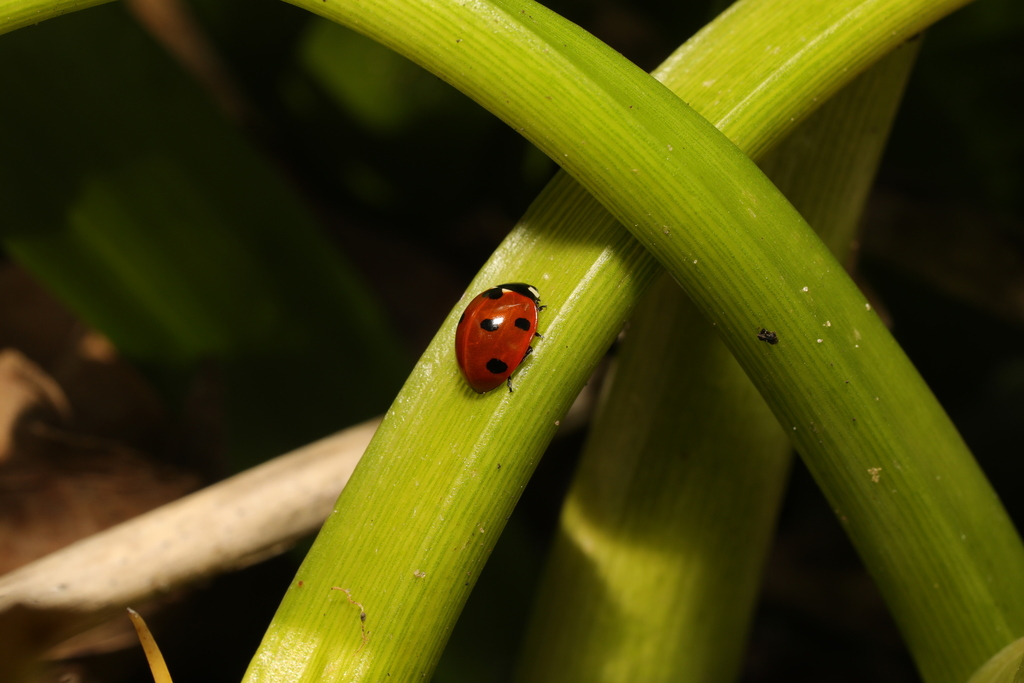
#> input picture Lab 01 - February, 10th 2026-20260210/im.png, 1024 x 683 px
$ jupyter execute --allow-errors lab01.ipynb
#> lines starting #> are read from the running program, lines starting #| are printed output that depends on the picture; after the words box and inside, x2 and y2 are one past the last pixel; in counts of white or black regions, pixels touching at a corner belong together
[cell 1]
##############################################################################
# AI & OPTIMIZATION - LAB 01 - 2025/2026
##############################################################################

[cell 2]
# System imports
import glob
import os
import matplotlib.pyplot as plt
import numpy as np
import datetime
from time import process_time

# Extra library imports
from PIL import Image
from scipy.optimize import minimize
import scipy.ndimage as ndi
import pandas as pd

[cell 3]
# User inputs
impath = 'im.png'
labelspath = 'labels.csv'
datadir = './data'

In image processing, a bounding box is a rectangle that fully encloses an object. This representation is very useful to visualize the result of a detection algorithm, for example to track cars on real-time highways' videos. Usually, the area of the bounding box is as small as possible, and its axes are aligned with those of the image coordinate system. In this lab, we will improve this classical representation by searching the bounding box of smallest area having any possible orientation... and so, by solving an optimization problem!

# I. Search of the optimal bounding box

## a) A very short tutorial on image processing

In this lab, we will try our method on a ladybug image (because it is cute, and a lucky charm)!
But first, we have to understand some basic concepts in image processing.
We start by loading a ladybug image, and then we convert it into an array.

[cell 4]
# Load the input image
im_arr = np.array(Image.open(impath))
#> im_arr is the input picture: shape (683, 1024, 3); mean R, G, B 70.7, 68.4, 12.7
sx, sy, nb_channels = im_arr.shape
print('Input image of dimension {0} x {1} x {2} pixels'.format(sx, sy,
                                                               nb_channels))
#| Input image of dimension 683 x 1024 x 3 pixels
print('Input image of type {0}'.format(type(im_arr[0, 0, 0])))
#| Input image of type <class 'numpy.uint8'>
print('Minimal intensity value: {0}'.format(np.min(im_arr)))
#| Minimal intensity value: 0
print('Maximal intensity value: {0}'.format(np.max(im_arr)))
#| Maximal intensity value: 255

[cell 5]
# Display the loaded image
fig, ax = plt.subplots(figsize=(10, 10))
ax.imshow(im_arr)
ax.set_title('A colorful ladybug');

We loaded an image of size 683 x 1024 x 3 pixels: the displayed image is a RGB image, namely a superimposing of the Red, Green and Blue channels (in this order).
For each point of the image, called a pixel, each channel contains information about its amount of red, green and blue. This information is encoded in the gray levels, also called intensity values, ranging here from 0 to 255.
We can also visualize each distinct channel.

[cell 6]
# Display each channel
fig, ax = plt.subplots(1, 3, figsize=(15, 15))
for channel_id, channel_color in enumerate(['Red', 'Green', 'Blue']):
    ax[channel_id].imshow(im_arr[:, :, channel_id],
                          cmap='gray')
    ax[channel_id].set_title('{0} channel'.format(channel_color))
    print('Dimension of the {0} channel image: {1}'.format(channel_color,
    im_arr[:, :, channel_id].shape))
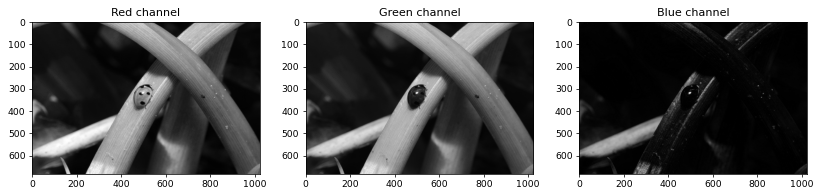
#> figure drawn by matplotlib, 3 panels

Thus, each displayed channel is a grey-level image of dimension 683 x 1024 pixels.
Our ladybug is mostly made of red: it is relatively bright on the red channel (high intensity values), while it appears very dark on the green and blue channels (low intensity values).

To go further, we now want to detect the contours of the ladybug. This task, called segmentation, seems pretty easy here, because of the high difference in intensity values between the foreground (the almost red ladybug) and the background (the green plant)!

Following this intuition, we will now focus on the green channel of the input image.

[cell 7]
# Extract the green channel
glim_arr = im_arr[:, :, 1]
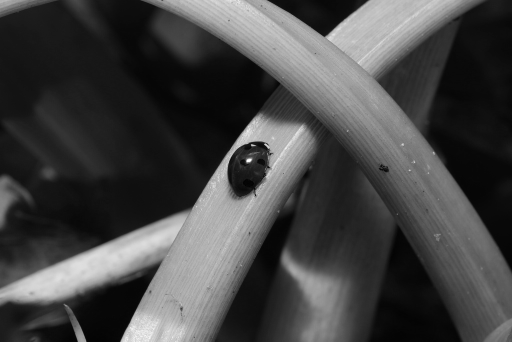
#> glim_arr: shape (683, 1024) (shown at 1/2 size); min 0, max 255, mean 68.4
print('Image dimension after transformation : {0}'.format(glim_arr.shape))
#| Image dimension after transformation : (683, 1024)

[cell 8]
# Display the green channel image
fig, ax = plt.subplots(figsize=(10, 10))
ax.imshow(glim_arr, cmap='gray')
ax.set_title('A less colorful but still beautiful ladybug');

A very simple, but not always working, way to segment an object on a grey-level image is to threshold its intensity values to a fixed threshold value. We obtain here a pretty nice result taking the half of the maximum intensity value as a threshold.

[cell 9]
# Binary segmentation of the ladybug by thresholding
mask_arr = (glim_arr <= 0.5 * np.max(glim_arr)).astype(int)
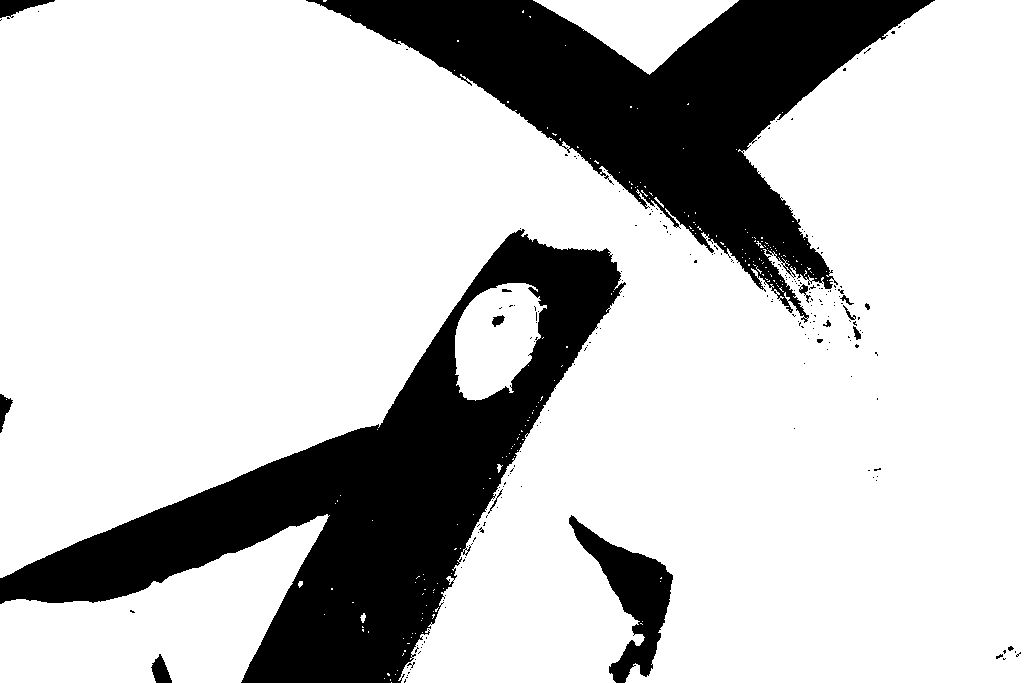
#> mask_arr: shape (683, 1024) int64; values 0 (black) and 1 (white), 77.6% white; 206 black regions (189 under 20 px), largest, box (x1, y1, x2, y2) and area: (0, 229, 626, 683) 82400, (306, 0, 935, 323) 66161, (569, 515, 673, 683) 6132

[cell 10]
# Display the obtained mask
fig, ax = plt.subplots(figsize=(10, 10))
ax.imshow(mask_arr, cmap='gray')
ax.set_title('A first ladybug mask');

Thus, we obtained a binary image, namely an image with two possible intensity values: 1 for the foreground and 0 for the background. The dimension of the mask array is the same as the green channel of the input image.

To clean this segmentation, we will first fill the "holes" in this binary image. To simplify, we will use the function *binary_fill_holes* implemented in Scipy's library.

[cell 11]
# Hole filling on the input binary image
mask_arr = ndi.binary_fill_holes(mask_arr).astype(int)
#> mask_arr: shape (683, 1024) int64; values 0 (black) and 1 (white), 77.8% white; 8 black regions (2 under 20 px), largest, box (x1, y1, x2, y2) and area: (0, 229, 626, 683) 82312, (306, 0, 935, 318) 65961, (569, 515, 673, 683) 6129, (0, 0, 55, 18) 510, (151, 654, 172, 683) 362, (0, 394, 13, 433) 249

# Display the filled mask
fig, ax = plt.subplots(figsize=(10, 10))
ax.imshow(mask_arr, cmap='gray')
ax.set_title('The filled ladybug mask');

However, this binary image is not exactly a mask of the ladybug: we want to remove the regions associated with the background.
To that purpose, we first compute the regions composing the binary image, formally called the connected components.

[cell 12]
# Compute the connected components (i.e regions) of the binary image
ccs_arr, nb_ccs = ndi.label(mask_arr)
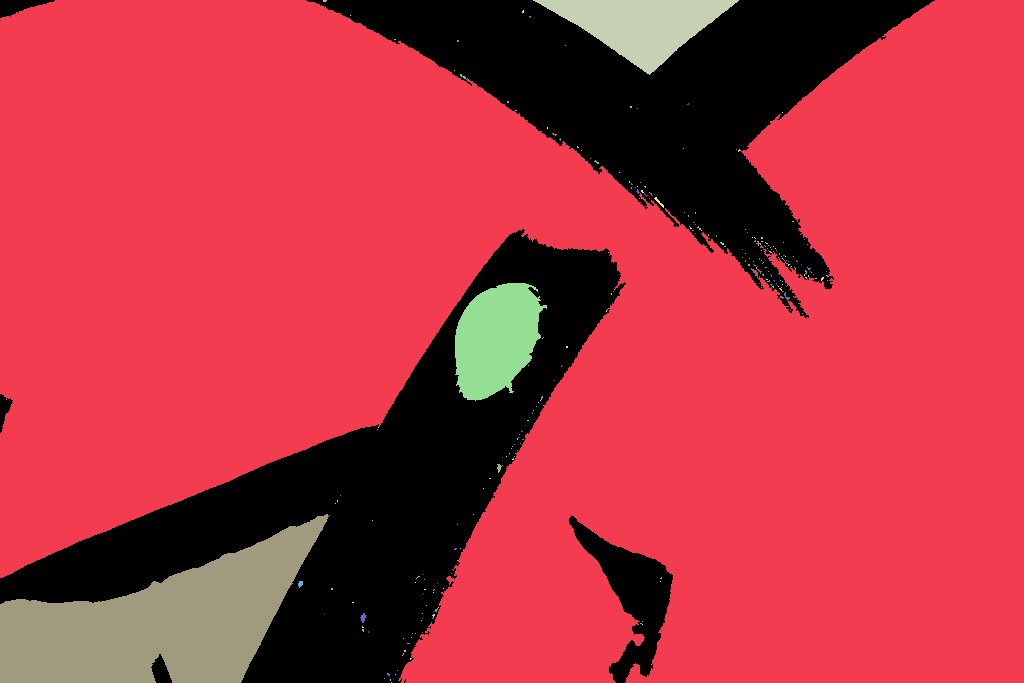
#> ccs_arr: shape (683, 1024) int32; 283 distinct labels, from 0 to 282; one colour per label, 0 black
#> nb_ccs = 282
print('{0} connected components in the input binary image'.format(nb_ccs))
#| 282 connected components in the input binary image

# Display the connected components
fig, ax = plt.subplots(figsize=(10, 10))
im0 = ax.imshow(ccs_arr, cmap='jet', vmin=0, vmax = nb_ccs)
cb = plt.colorbar(im0, shrink=0.55)
ax.set_title('The connected components of the mask');
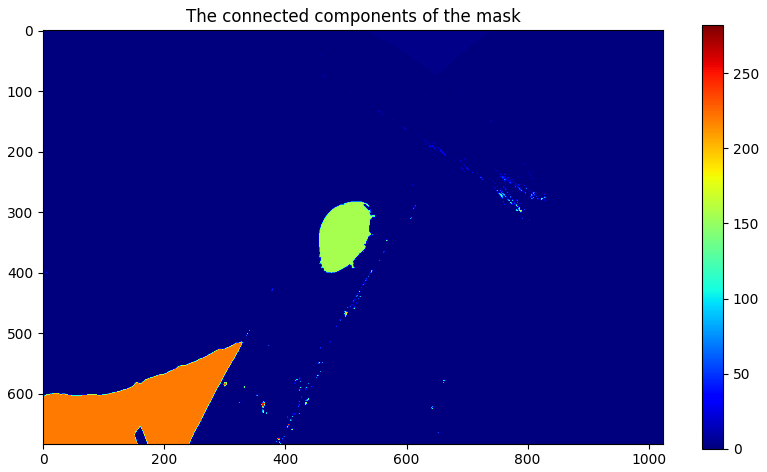
#> figure drawn by matplotlib, 2 panels

Thus, each connected component is associated with a label of value greater than 0. The 0 value is associated with the background of the input binary image (i.e. with 0 value).
We want to only select the appropriate connected component. To properly perform this step, we could perform machine learning to select the region with the desired properties (shape, area, etc.).

To simplify, we will follow this assumption: the ladybug is associated with the connected component of highest area not touching the border of the image.

[cell 13]
# Compute the areas of each connected component (i.e. with label > 0)
cc_ids, cc_areas = np.unique(ccs_arr[ccs_arr > 0], return_counts=True)
#> cc_ids = 282 values from 1 to 282; cc_areas = 282 values, max 499466 at index 0, min 1 at index 4, mean 1928.6

# Sort the cc indexes by increasing order of area
sort_ids = np.argsort(cc_areas)
#> sort_ids = 282 values, max 281 at index 164, min 0 at index 281, mean 140.5

# Sort the cc indexes by decreasing order of area
sort_ids = sort_ids[::-1]
#> sort_ids = 282 values, max 281 at index 117, min 0 at index 0, mean 140.5

# Get the 3rd connected component of highest area
bug_cc_id = cc_ids[sort_ids[2]]
#> bug_cc_id = 156

# Select the cc
mask_arr = (ccs_arr == bug_cc_id).astype(int)
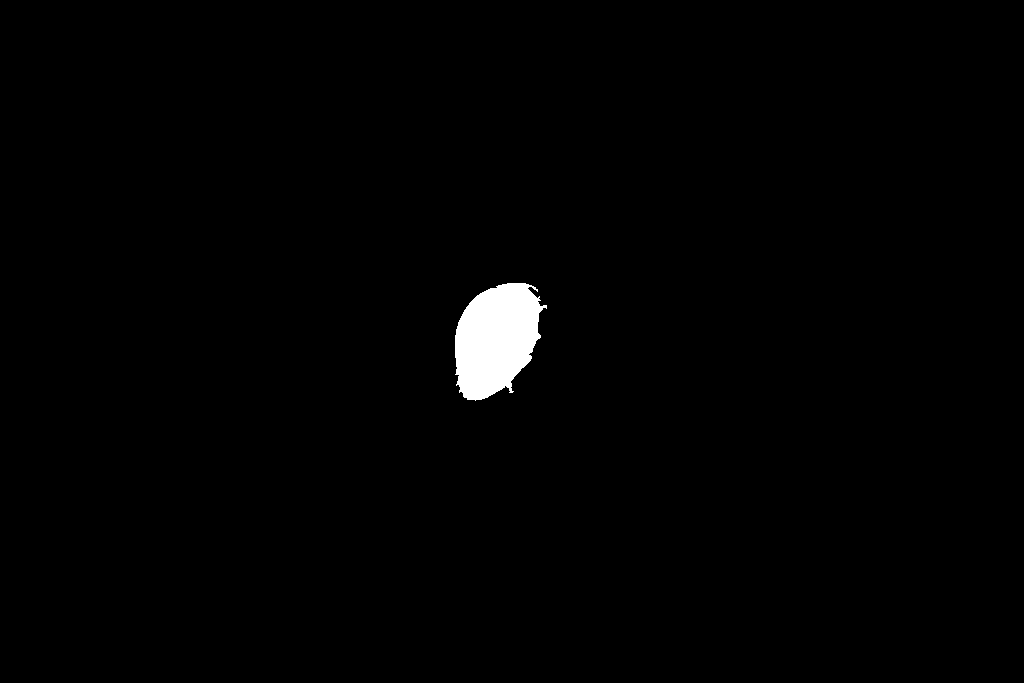
#> mask_arr: shape (683, 1024) int64; values 0 (black) and 1 (white), 1.1% white; 1 white region, box (x1, y1, x2, y2) and area: (455, 283, 547, 401) 7645

# Display the mask
fig, ax = plt.subplots(figsize=(10, 10))
ax.imshow(mask_arr, cmap='gray')
ax.set_title('The refined ladybug mask');

The result is quite good! However, there are "holes" in the mask of the ladybug. For further process, we need to fill these holes. To simplify, we will use the function *binary_fill_holes* implemented in Scipy's library.

[cell 14]
# Hole filling on the input binary image
mask_arr = ndi.binary_fill_holes(mask_arr).astype(int)

# Display the filled mask
fig, ax = plt.subplots(figsize=(10, 10))
ax.imshow(mask_arr, cmap='gray')
ax.set_title('The filled ladybug mask');

To check our segmentation, we can superimpose the original image and the contours of the obtained mask.

[cell 15]
# Display the contours of the segmentation
fig, ax = plt.subplots(figsize=(10, 10))
ax.imshow(im_arr)
ax.contour(mask_arr, [0.5], colors = 'b');
ax.set_title('Final contours of the ladybug');
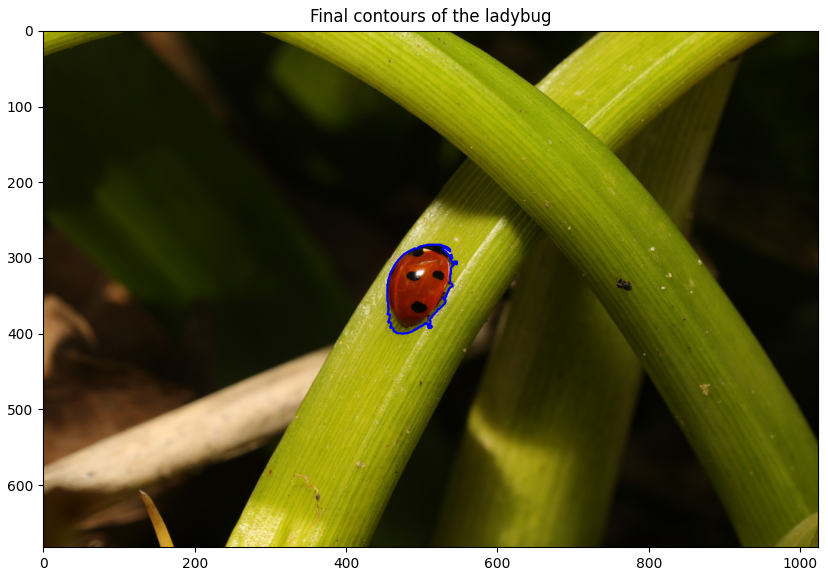
#> figure drawn by matplotlib, 1 panel

The segmentation of the ladybug is quite well. Obviously, it could be improved... but this is out of this topic!

We could now extract features from this segmentation, for example related to shape or color intensity.
For some shape characteristics, for example diameter or perimeter, we need to extract the pixels belonging to the segmentation. We can use the *where* function of Numpy for that purpose.

[cell 16]
# Get the coordinates of the mask pixels
[x, y] =  np.where(mask_arr)
#> x = 7645 values from 283 to 400; y = 7645 values, max 546 at index 1228, min 455 at index 3540, mean 495.6
#> (the rest of the program and of its run is left out)
